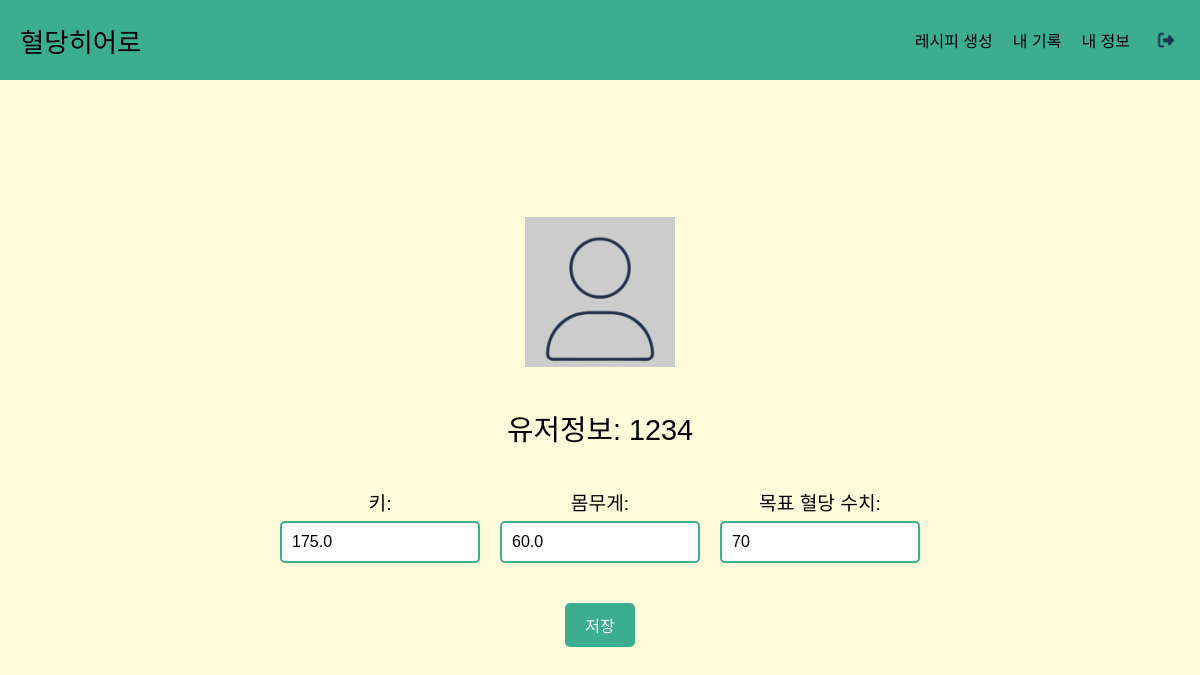
Page /myprofile/ (signed in) on the earlier database version.
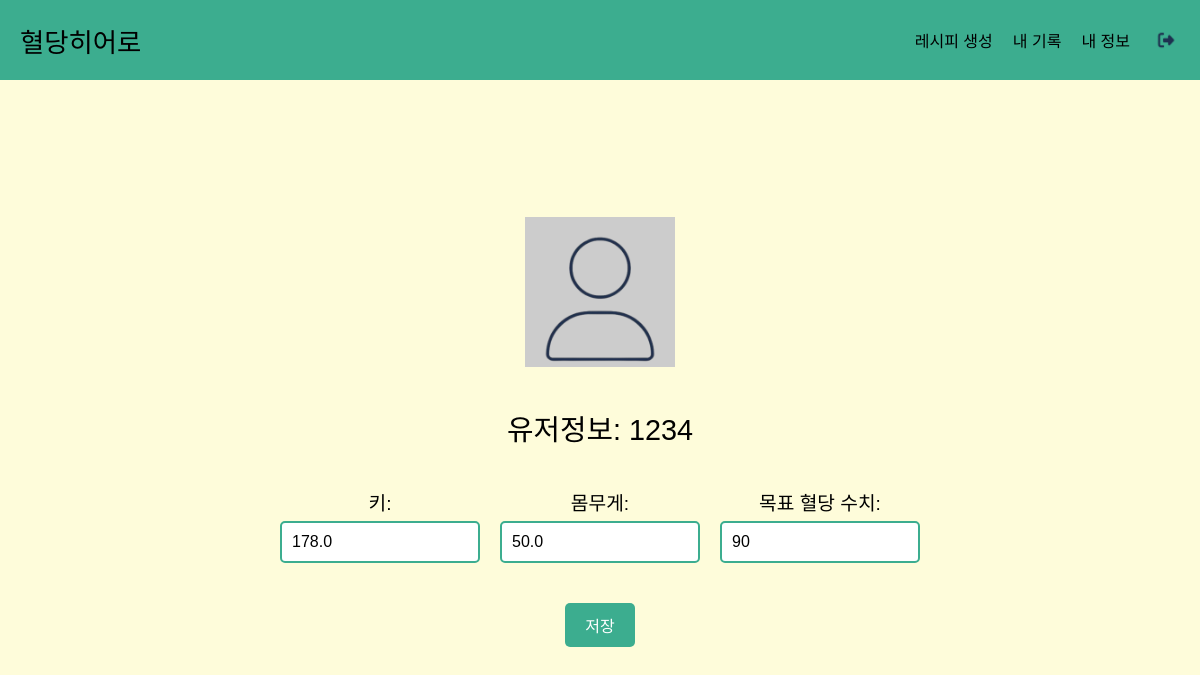
Same page on the later database version.
### myapp/models.py (models this page shows, shortened)
class User(AbstractBaseUser, PermissionsMixin):
    id = models.CharField(max_length=50, unique=True, primary_key=True)
    blood_sugar_target = models.IntegerField(null=True, blank=True)
    height = models.FloatField(null=True, blank=True)
    weight = models.FloatField(null=True, blank=True)
    is_active = models.BooleanField(default=True)
    is_staff = models.BooleanField(default=False)
    objects = UserManager()
    USERNAME_FIELD = 'id'
    REQUIRED_FIELDS = []

### myapp/views.py (the view)
# urls.py: path('myprofile/', views.myprofile_view, name='myprofile'),
@login_required
def myprofile_view(request):
    user = request.user
    context = {
        'user_email': user.id,
        'height': user.height,
        'weight': user.weight,
        'blood_sugar': user.blood_sugar_target,
    }
    return render(request, 'myprofile.html', context)

### myapp/templates/myprofile.html (shortened to what this page needs)
<!DOCTYPE html>
<html lang="ko">
<head>
    {% load static %}
</head>
<body>
    <header>
        <div class="logo">
            <a href="{% url 'home' %}">혈당히어로</a>
        </div>
        <nav>
            <ul>
                <li><a href="{% url 'imageupload' %}">레시피 생성</a></li>
                <li><a href="{% url 'myrecord' %}">내 기록</a></li>
                <li><a href="{% url 'myprofile' %}">내 정보</a></li>
                <li><a href="{% url 'logout' %}"><img src="{% static 'logout.png' %}" alt="로그아웃 아이콘" class="logout-icon"></a></li>
            </ul>
        </nav>
    </header>
    <div class="profile-container">
        <div class="profile-image">
            <img src= '{% static "profile.png" %}'; alt="프로필 이미지" class="profile-img">
        </div>
        <div class="user-info">
            유저정보: <span id="username">{{ user_email }}</span>
        </div>
        <div class="input-container">
            <div class="input-box">
                <label for="height">키:</label>
                <input type="text" id="height" name="height" value="{{ height }}">
            </div>
            <div class="input-box">
                <label for="weight">몸무게:</label>
                <input type="text" id="weight" name="weight" value="{{ weight }}">
            </div>
            <div class="input-box">
                <label for="blood-sugar">목표 혈당 수치:</label>
                <input type="text" id="blood-sugar" name="blood_sugar" value="{{ blood_sugar }}">
            </div>
        </div>
        <button class="save-button" id="saveButton">저장</button>
    </div>
</body>
</html>

### myapp/templates/myprofile.html (style rules this page uses)
* { margin: 0; padding: 0; box-sizing: border-box; }
body { font-family: Arial, sans-serif; background-color: rgb(254, 252, 218); height: 100vh; display: flex; flex-direction: column; align-items: center; justify-content: center; }
header { background-color: rgb(60, 173, 143); display: flex; justify-content: space-between; padding: 10px 20px; color: black; align-items: center; width: 100%; position: fixed; top: 0; height: 10vh; }
.logo a { font-family: 'YOnepickTTF-Bold', sans-serif; font-size: 1.65rem; color: black; text-decoration: none; }
nav ul { list-style: none; display: flex; gap: 20px; align-items: center; margin: 0; }
nav a { color: black; text-decoration: none; font-family: 'LOTTERIACHAB', sans-serif; }
.logout-icon { width: 30px; height: 30px; }
.profile-container { margin-top: 8vh; display: flex; flex-direction: column; align-items: center; gap: 20px; }
.profile-image { width: 150px; height: 150px; background-color: #ccc; display: flex; align-items: center; justify-content: center; font-size: 3rem; color: #666; margin-bottom: 20px; }
.profile-img { width: 170px; height: auto; object-fit: cover; }
.user-info { font-family: 'LOTTERIACHAB', sans-serif; font-size: 1.8rem; }
.input-container { display: flex; gap: 20px; margin-top: 20px; }
.input-box { display: flex; flex-direction: column; align-items: center; }
.input-box label { font-family: 'LOTTERIACHAB', sans-serif; font-size: 1.2rem; margin-bottom: 5px; }
.input-box input { border: 2px solid rgb(60, 173, 143); border-radius: 5px; padding: 10px; font-size: 1rem; width: 200px; }
.save-button { margin-top: 20px; background-color: rgb(60, 173, 143); color: white; border: none; padding: 10px 20px; cursor: pointer; border-radius: 5px; font-size: 1rem; font-family: 'LOTTERIACHAB', sans-serif; }

Differences in the rows shown:
changed User id 1234: height "175.0" → "178.0"; weight "60.0" → "50.0"
Other differences:
form field blood_sugar: "70" → "90"
